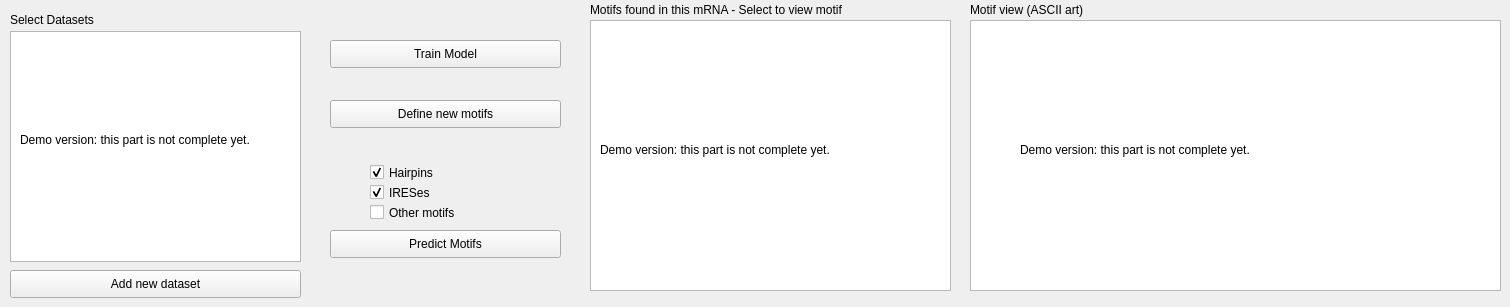
      <widget class="QWidget" name="MotifPredictor">
       <attribute name="title">
        <string>Motif Predictor</string>
       </attribute>
       <widget class="QListWidget" name="listWidget">
        <property name="geometry">
         <rect>
          <x>10</x>
          <y>31</y>
          <width>291</width>
          <height>231</height>
         </rect>
        </property>
       </widget>
       <widget class="QLabel" name="label_11">
        <property name="geometry">
         <rect>
          <x>10</x>
          <y>10</y>
          <width>151</width>
          <height>20</height>
         </rect>
        </property>
        <property name="text">
         <string>Select Datasets</string>
        </property>
       </widget>
       <widget class="QPushButton" name="pushButton_6">
        <property name="geometry">
         <rect>
          <x>10</x>
          <y>270</y>
          <width>291</width>
          <height>28</height>
         </rect>
        </property>
        <property name="text">
         <string>Add new dataset</string>
        </property>
       </widget>
       <widget class="QPushButton" name="pushButton_7">
        <property name="geometry">
         <rect>
          <x>330</x>
          <y>40</y>
          <width>231</width>
          <height>28</height>
         </rect>
        </property>
        <property name="text">
         <string>Train Model</string>
        </property>
       </widget>
       <widget class="QGraphicsView" name="graphicsView_2">
        <property name="geometry">
         <rect>
          <x>970</x>
          <y>20</y>
          <width>531</width>
          <height>271</height>
         </rect>
        </property>
       </widget>
       <widget class="QTableWidget" name="tableWidget_5">
        <property name="geometry">
         <rect>
          <x>590</x>
          <y>20</y>
          <width>361</width>
          <height>271</height>
         </rect>
        </property>
       </widget>
       <widget class="QPushButton" name="pushButton_9">
        <property name="geometry">
         <rect>
          <x>330</x>
          <y>230</y>
          <width>231</width>
          <height>28</height>
         </rect>
        </property>
        <property name="text">
         <string>Predict Motifs</string>
        </property>
       </widget>
       <widget class="QLabel" name="label_12">
        <property name="geometry">
         <rect>
          <x>590</x>
          <y>0</y>
          <width>321</width>
          <height>20</height>
         </rect>
        </property>
        <property name="text">
         <string>Motifs found in this mRNA - Select to view motif</string>
        </property>
       </widget>
       <widget class="QLabel" name="label_13">
        <property name="geometry">
         <rect>
          <x>970</x>
          <y>0</y>
          <width>151</width>
          <height>20</height>
         </rect>
        </property>
        <property name="text">
         <string>Motif view (ASCII art)</string>
        </property>
       </widget>
       <widget class="QCheckBox" name="checkBox_5">
        <property name="geometry">
         <rect>
          <x>370</x>
          <y>160</y>
          <width>96</width>
          <height>25</height>
         </rect>
        </property>
        <property name="text">
         <string>Hairpins</string>
        </property>
        <property name="checked">
         <bool>true</bool>
        </property>
       </widget>
       <widget class="QCheckBox" name="checkBox_6">
        <property name="geometry">
         <rect>
          <x>370</x>
          <y>180</y>
          <width>96</width>
          <height>25</height>
         </rect>
        </property>
        <property name="text">
         <string>IRESes</string>
        </property>
        <property name="checked">
         <bool>true</bool>
        </property>
       </widget>
       <widget class="QCheckBox" name="checkBox_7">
        <property name="geometry">
         <rect>
          <x>370</x>
          <y>200</y>
          <width>111</width>
          <height>25</height>
         </rect>
        </property>
        <property name="text">
         <string>Other motifs</string>
        </property>
       </widget>
       <widget class="QPushButton" name="pushButton_10">
        <property name="geometry">
         <rect>
          <x>330</x>
          <y>100</y>
          <width>231</width>
          <height>28</height>
         </rect>
        </property>
        <property name="text">
         <string>Define new motifs</string>
        </property>
       </widget>
       <widget class="QLabel" name="label_25">
        <property name="geometry">
         <rect>
          <x>600</x>
          <y>140</y>
          <width>351</width>
          <height>20</height>
         </rect>
        </property>
        <property name="text">
         <string>Demo version: this part is not complete yet.</string>
        </property>
       </widget>
       <widget class="QLabel" name="label_32">
        <property name="geometry">
         <rect>
          <x>1020</x>
          <y>140</y>
          <width>351</width>
          <height>20</height>
         </rect>
        </property>
        <property name="text">
         <string>Demo version: this part is not complete yet.</string>
        </property>
       </widget>
       <widget class="QLabel" name="label_33">
        <property name="geometry">
         <rect>
          <x>20</x>
          <y>130</y>
          <width>351</width>
          <height>20</height>
         </rect>
        </property>
        <property name="text">
         <string>Demo version: this part is not complete yet.</string>
        </property>
       </widget>
      </widget>
